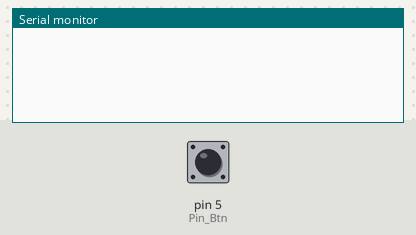
Bench run of a sketch on a simulated Arduino Uno, built with avr-gcc and run on an emulated ATmega328P. Parts: the last lines printed to the serial monitor. Inputs (shaded band) come from the test bench; at power-on: pin 5 (Pin_Btn) LOW.

Above: at 1.2 s.
1.3 s: pin 5 (Pin_Btn) pulled HIGH for 0.15 s
At 2.9 s:
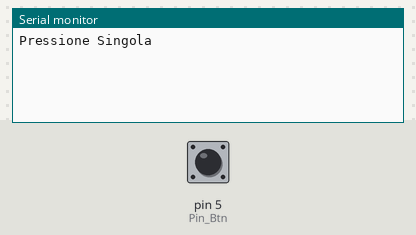
3.2 s: pin 5 (Pin_Btn) pulled HIGH for 1 s
At 4.7 s:
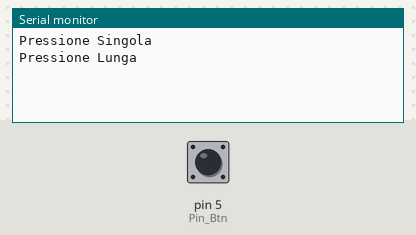
5.7 s: pin 5 (Pin_Btn) pulled HIGH for 3.2 s
At 9.6 s:
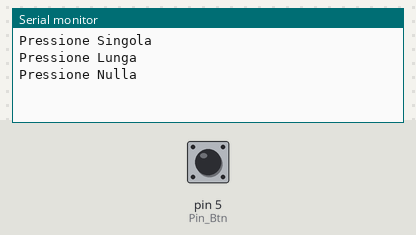
10.4 s: pin 5 (Pin_Btn) pulsed HIGH 2 times (0.12 s each, 0.3 s apart)
At 11.7 s:
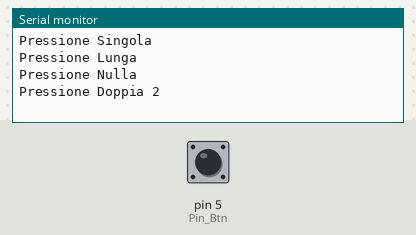
12.6 s: pin 5 (Pin_Btn) pulsed HIGH 5 times (0.12 s each, 0.3 s apart)
At 15.3 s:
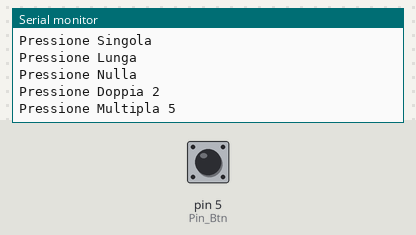

The sketch:

Bottone_Pressione_Multi_Funzione.ino
```cpp
//*****************************************************************************************************************************//
//-------------------          By  MastrMarco    Versione 1.0        ISCRIVITI AL CANALE YOUTUBE       ------------------------//
//
//                                  https://www.youtube.com/channel/UCpQb1Iz6M229ylkyXpdJPlw
//*****************************************************************************************************************************//

#define Pin_Btn 5  //Pin digitale di Arduino dove è collegato il bottone

#define Pressione_Corta 50        // Tempo minimo (ms) tra una pressione e l'altra [Delay virtuale]
#define Pressione_Lunga 400       // Tempo minimo (ms) per la pressione Lunga
#define Intervallo_Pressione 260  // Tempo aggiuntivo (ms) all'rilascio del bottone che permette di avere pressioni multiple
unsigned long tempoM = 0;         //Delay virtuale

bool BtnSato;          // Stato del livello attuale del bottone
bool PreBtnStato = 0;  // Stato del livello precedente ad una nuova variazione del bottone
byte Click_N = 0;      // Numero di clic effettuati

unsigned long PressioneDurata = 0;    // Tempo (ms) in cui il tasto è stato premuto e poi rilasciato
unsigned long PressioneInizio = 0;    // Tempo (ms) in cui il tasto è stato premuto
unsigned long PressioneRilascio = 0;  // Tempo (ms) in cui il tasto è stato rilasciato


void setup() {
  Serial.begin(115200);
  pinMode(Pin_Btn, INPUT);  // Imposta il Pin digitali come ingresso
}


//
void loop() {

  // Delay virtuale
  if (millis() >= (tempoM + Pressione_Corta)) {
    tempoM = millis();

    // legge lo sato del Pin
    BtnSato = digitalRead(Pin_Btn);

    //Verifica se e stata effettuata una pressione
    if (BtnSato == HIGH && PreBtnStato == false) {

      Click_N++;
      PressioneInizio = millis();
      PreBtnStato = true;

      //Verifica se e stata effettuata un rilascio del bottone
    } else if (BtnSato == LOW and PreBtnStato == true) {
      PressioneRilascio = millis();
      PressioneDurata = (PressioneRilascio - PressioneInizio);
      PreBtnStato = false;
    }
  }

  // Funzione Clic singolo o miltiplo
  if ((PressioneDurata < Pressione_Lunga) and (millis() > (PressioneRilascio + Intervallo_Pressione)) and (PreBtnStato == false)) {
    if (Click_N == 1) {  //
      Serial.println("Pressione Singola");
      Click_N = 0;
      PressioneDurata = 0;
    } else if (Click_N == 2) {  //
      Serial.println((String) "Pressione Doppia " + Click_N);
      Click_N = 0;
      PressioneDurata = 0;
    } else if (Click_N > 2) {  //
      Serial.println((String) "Pressione Multipla " + Click_N);
      Click_N = 0;
      PressioneDurata = 0;
    }

    // Funzione Clic Lungo o Nullo
  } else if ((PressioneDurata >= Pressione_Lunga) and (PreBtnStato == false)) {
    if ((Click_N == 1) and (PressioneDurata < +2000)) {  //
      Serial.println("Pressione Lunga");
      Click_N = 0;
      PressioneDurata = 0;
    } else if ((Click_N > 1) or (PressioneDurata > 2000)) {  //
      Serial.println("Pressione Nulla");
      Click_N = 0;
      PressioneDurata = 0;
    }
  }
}
```

Measured:
- after the input at 1.3 s, the serial monitor: prints a new line after 0.41 s (image 1)
- after the input at 3.2 s, the serial monitor: prints a new line after 1.0 s (image 2)
- after the input at 5.7 s, the serial monitor: prints a new line after 3.2 s (image 3)
- after the input at 10.4 s, the serial monitor: prints a new line after 0.72 s (image 4)
- after the input at 12.6 s, the serial monitor: prints a new line after 1.6 s (image 5)
